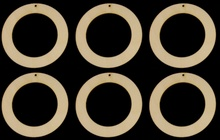
%> input picture Assignment3/Assign3_imgs/circle3.jpg, 220 x 140 px, shrunk from 1500 x 955 before the run
$ octave q1a.m   (GNU Octave 9; MATLAB toolbox functions it lacks are replaced by stand-ins)
%> lines starting %> are read from the running program, lines starting %| are printed output that depends on the picture
filename = 'circle3.jpg';
im = imread(filename);
%> im is the input picture: size 140x220x3 uint8; mean R, G, B 72.3, 64.2, 50.7
im2 = double(rgb2gray(im));
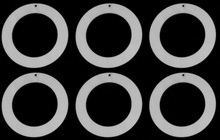
%> im2: size 140x220 double; min 0, max 199, mean 65.1
im3 = edge(im2,'Canny');
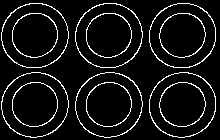
%> im3: size 140x220 logical; 7.8% white in thin lines or dots
im4 = zeros(size(im3));

[x,y] = size(im3);
%> x = 140; y = 220

rmin = 120;
rmax = 160;
mat = zeros(x,y,41);
%> (the run ends here)
